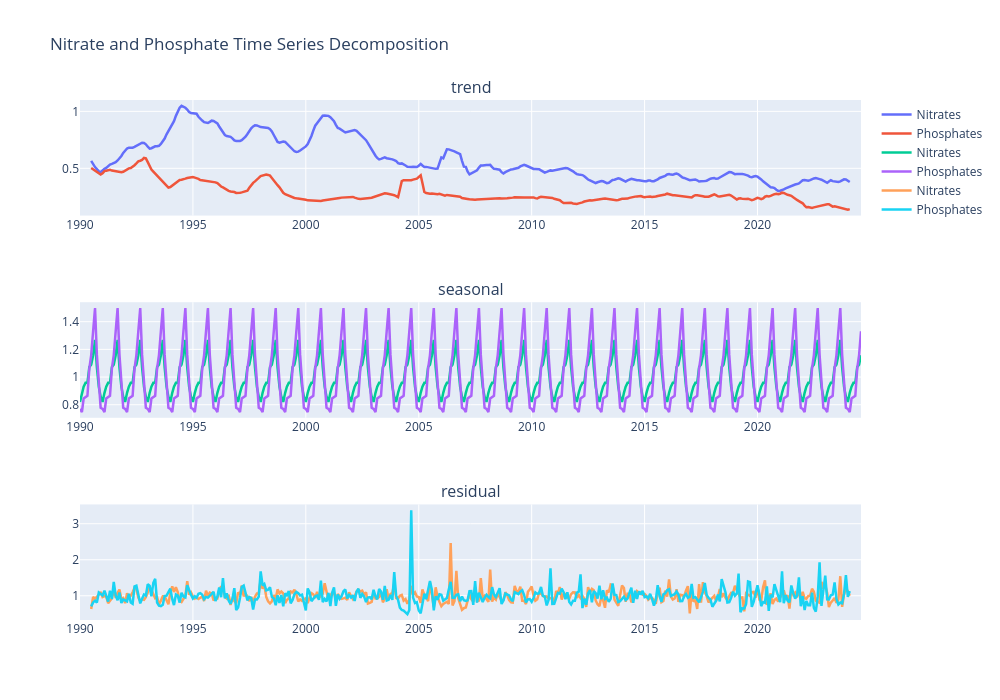

Here is the notebook cell this chart was saved with:
### Code cell
cols = ["trend", "seasonal", "residual"]

fig = make_subplots(rows=3, cols=1, subplot_titles=cols)

for i, col in enumerate(cols):
    fig.add_trace(
        go.Scatter(x=decomp_N.index, y=decomp_N[col],name='Nitrates'),
        row=i+1,
        col=1
    )
    fig.add_trace(
        go.Scatter(x=decomp_P.index, y=decomp_P[col],name='Phosphates'),
        row=i+1,
        col=1
    )

fig.update_layout(
    height=700,
    width=1000,
    showlegend=True,
    title=dict(text="Nitrate and Phosphate Time Series Decomposition"),
    font=dict(size=12),
#    yref='paper'
)

fig.update_traces(
    line=dict(dash="solid", width=2.5), line_shape='linear'
    )

#fig.suptitle()
fig.show()

### Figure 1 — Plotly figure (JSON) as saved in the notebook; plotly's stock layout.template omitted (floating-point values rounded to 4 significant figures; data arrays with more than 128 entries replaced by an {"elided": "..."} marker saying what was removed)
{"data": [{"line": {"dash": "solid", "shape": "linear", "width": 2.5}, "name": "Nitrates", "type": "scatter", "x": {"elided": "416 str values"}, "xaxis": "x", "y": {"elided": "416 float values"}, "yaxis": "y"}, {"line": {"dash": "solid", "shape": "linear", "width": 2.5}, "name": "Phosphates", "type": "scatter", "x": {"elided": "416 str values"}, "xaxis": "x", "y": {"elided": "416 float values"}, "yaxis": "y"}, {"line": {"dash": "solid", "shape": "linear", "width": 2.5}, "name": "Nitrates", "type": "scatter", "x": {"elided": "416 str values"}, "xaxis": "x2", "y": {"elided": "416 float values"}, "yaxis": "y2"}, {"line": {"dash": "solid", "shape": "linear", "width": 2.5}, "name": "Phosphates", "type": "scatter", "x": {"elided": "416 str values"}, "xaxis": "x2", "y": {"elided": "416 float values"}, "yaxis": "y2"}, {"line": {"dash": "solid", "shape": "linear", "width": 2.5}, "name": "Nitrates", "type": "scatter", "x": {"elided": "416 str values"}, "xaxis": "x3", "y": {"elided": "416 float values"}, "yaxis": "y3"}, {"line": {"dash": "solid", "shape": "linear", "width": 2.5}, "name": "Phosphates", "type": "scatter", "x": {"elided": "416 str values"}, "xaxis": "x3", "y": {"elided": "416 float values"}, "yaxis": "y3"}], "layout": {"annotations": [{"font": {"size": 16}, "showarrow": false, "text": "trend", "x": 0.5, "xanchor": "center", "xref": "paper", "y": 1, "yanchor": "bottom", "yref": "paper"}, {"font": {"size": 16}, "showarrow": false, "text": "seasonal", "x": 0.5, "xanchor": "center", "xref": "paper", "y": 0.6111, "yanchor": "bottom", "yref": "paper"}, {"font": {"size": 16}, "showarrow": false, "text": "residual", "x": 0.5, "xanchor": "center", "xref": "paper", "y": 0.2222, "yanchor": "bottom", "yref": "paper"}], "font": {"size": 12}, "height": 700, "showlegend": true, "title": {"text": "Nitrate and Phosphate Time Series Decomposition"}, "width": 1000, "xaxis": {"anchor": "y", "autorange": true, "domain": [0, 1], "range": ["1990-01-01", "2024-08-01"], "type": "date"}, "xaxis2": {"anchor": "y2", "autorange": true, "domain": [0, 1], "range": ["1990-01-01", "2024-08-01"], "type": "date"}, "xaxis3": {"anchor": "y3", "autorange": true, "domain": [0, 1], "range": ["1990-01-01", "2024-08-01"], "type": "date"}, "yaxis": {"anchor": "x", "autorange": true, "domain": [0.7778, 1], "range": [0.08518, 1.1], "type": "linear"}, "yaxis2": {"anchor": "x2", "autorange": true, "domain": [0.3889, 0.6111], "range": [0.7059, 1.541], "type": "linear"}, "yaxis3": {"anchor": "x3", "autorange": true, "domain": [0, 0.2222], "range": [0.327, 3.536], "type": "linear"}}}
